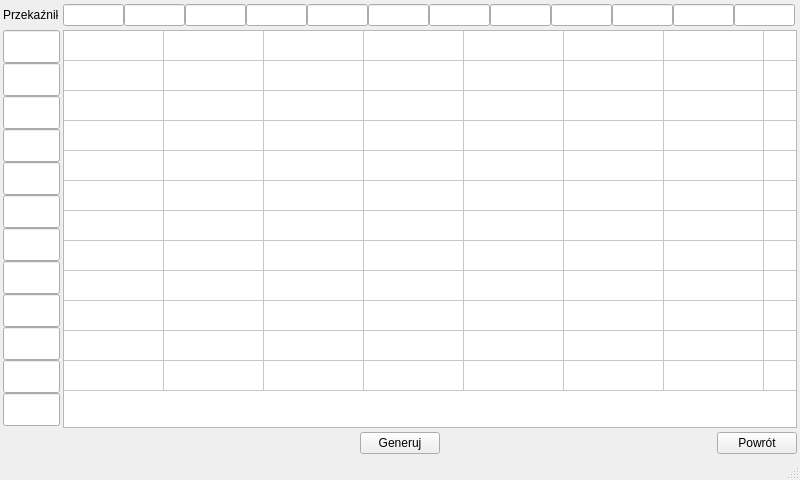
<?xml version="1.0" encoding="UTF-8"?>
<ui version="4.0">
 <class>GenerateConfiguration</class>
 <widget class="QMainWindow" name="GenerateConfiguration">
  <property name="geometry">
   <rect>
    <x>0</x>
    <y>0</y>
    <width>800</width>
    <height>480</height>
   </rect>
  </property>
  <property name="minimumSize">
   <size>
    <width>800</width>
    <height>480</height>
   </size>
  </property>
  <property name="maximumSize">
   <size>
    <width>800</width>
    <height>480</height>
   </size>
  </property>
  <property name="windowTitle">
   <string>MainWindow</string>
  </property>
  <widget class="QWidget" name="centralwidget">
   <layout class="QGridLayout" name="gridLayout">
    <property name="leftMargin">
     <number>3</number>
    </property>
    <property name="topMargin">
     <number>3</number>
    </property>
    <property name="rightMargin">
     <number>3</number>
    </property>
    <property name="bottomMargin">
     <number>0</number>
    </property>
    <property name="spacing">
     <number>3</number>
    </property>
    <item row="0" column="0">
     <widget class="QLabel" name="labelRelay">
      <property name="minimumSize">
       <size>
        <width>55</width>
        <height>21</height>
       </size>
      </property>
      <property name="maximumSize">
       <size>
        <width>55</width>
        <height>21</height>
       </size>
      </property>
      <property name="text">
       <string>Przekaźniki</string>
      </property>
     </widget>
    </item>
    <item row="1" column="1">
     <widget class="QTableWidget" name="tableWidget">
      <property name="minimumSize">
       <size>
        <width>734</width>
        <height>398</height>
       </size>
      </property>
      <property name="maximumSize">
       <size>
        <width>734</width>
        <height>398</height>
       </size>
      </property>
      <property name="verticalScrollBarPolicy">
       <enum>Qt::ScrollBarAlwaysOff</enum>
      </property>
      <property name="horizontalScrollBarPolicy">
       <enum>Qt::ScrollBarAlwaysOff</enum>
      </property>
      <property name="tabKeyNavigation">
       <bool>true</bool>
      </property>
      <property name="showGrid">
       <bool>true</bool>
      </property>
      <attribute name="horizontalHeaderVisible">
       <bool>false</bool>
      </attribute>
      <attribute name="verticalHeaderVisible">
       <bool>false</bool>
      </attribute>
      <row>
       <property name="text">
        <string>1</string>
       </property>
      </row>
      <row>
       <property name="text">
        <string>2</string>
       </property>
      </row>
      <row>
       <property name="text">
        <string>3</string>
       </property>
      </row>
      <row>
       <property name="text">
        <string>4</string>
       </property>
      </row>
      <row>
       <property name="text">
        <string>5</string>
       </property>
      </row>
      <row>
       <property name="text">
        <string>6</string>
       </property>
      </row>
      <row>
       <property name="text">
        <string>7</string>
       </property>
      </row>
      <row>
       <property name="text">
        <string>8</string>
       </property>
      </row>
      <row>
       <property name="text">
        <string>9</string>
       </property>
      </row>
      <row>
       <property name="text">
        <string>10</string>
       </property>
      </row>
      <row>
       <property name="text">
        <string>11</string>
       </property>
      </row>
      <row>
       <property name="text">
        <string>12</string>
       </property>
      </row>
      <column>
       <property name="text">
        <string>1</string>
       </property>
      </column>
      <column>
       <property name="text">
        <string>2</string>
       </property>
      </column>
      <column>
       <property name="text">
        <string>3</string>
       </property>
      </column>
      <column>
       <property name="text">
        <string>4</string>
       </property>
      </column>
      <column>
       <property name="text">
        <string>5</string>
       </property>
      </column>
      <column>
       <property name="text">
        <string>6</string>
       </property>
      </column>
      <column>
       <property name="text">
        <string>7</string>
       </property>
      </column>
      <column>
       <property name="text">
        <string>8</string>
       </property>
      </column>
      <column>
       <property name="text">
        <string>9</string>
       </property>
      </column>
      <column>
       <property name="text">
        <string>10</string>
       </property>
      </column>
      <column>
       <property name="text">
        <string>11</string>
       </property>
      </column>
      <column>
       <property name="text">
        <string>12</string>
       </property>
      </column>
      <item row="0" column="0">
       <property name="font">
        <font>
         <kerning>true</kerning>
        </font>
       </property>
      </item>
     </widget>
    </item>
    <item row="2" column="0" colspan="2">
     <layout class="QHBoxLayout" name="horizontalLayout_2">
      <item>
       <widget class="QLabel" name="labelSpace">
        <property name="minimumSize">
         <size>
          <width>80</width>
          <height>0</height>
         </size>
        </property>
        <property name="maximumSize">
         <size>
          <width>80</width>
          <height>16777215</height>
         </size>
        </property>
        <property name="text">
         <string/>
        </property>
       </widget>
      </item>
      <item>
       <spacer name="horizontalSpacer">
        <property name="orientation">
         <enum>Qt::Horizontal</enum>
        </property>
        <property name="sizeHint" stdset="0">
         <size>
          <width>40</width>
          <height>20</height>
         </size>
        </property>
       </spacer>
      </item>
      <item>
       <widget class="QPushButton" name="pushButtonGenerate">
        <property name="text">
         <string>Generuj</string>
        </property>
       </widget>
      </item>
      <item>
       <spacer name="horizontalSpacer_2">
        <property name="orientation">
         <enum>Qt::Horizontal</enum>
        </property>
        <property name="sizeHint" stdset="0">
         <size>
          <width>40</width>
          <height>20</height>
         </size>
        </property>
       </spacer>
      </item>
      <item>
       <widget class="QPushButton" name="pushButtonBack">
        <property name="text">
         <string>Powrót</string>
        </property>
       </widget>
      </item>
     </layout>
    </item>
    <item row="0" column="1">
     <layout class="QHBoxLayout" name="horizontalLayout">
      <property name="spacing">
       <number>0</number>
      </property>
      <item>
       <widget class="QLineEdit" name="line1">
        <property name="minimumSize">
         <size>
          <width>61</width>
          <height>0</height>
         </size>
        </property>
        <property name="maximumSize">
         <size>
          <width>61</width>
          <height>16777215</height>
         </size>
        </property>
        <property name="alignment">
         <set>Qt::AlignCenter</set>
        </property>
       </widget>
      </item>
      <item>
       <widget class="QLineEdit" name="line2">
        <property name="minimumSize">
         <size>
          <width>61</width>
          <height>0</height>
         </size>
        </property>
        <property name="maximumSize">
         <size>
          <width>61</width>
          <height>16777215</height>
         </size>
        </property>
        <property name="alignment">
         <set>Qt::AlignCenter</set>
        </property>
       </widget>
      </item>
      <item>
       <widget class="QLineEdit" name="line3">
        <property name="minimumSize">
         <size>
          <width>61</width>
          <height>0</height>
         </size>
        </property>
        <property name="maximumSize">
         <size>
          <width>61</width>
          <height>16777215</height>
         </size>
        </property>
        <property name="alignment">
         <set>Qt::AlignCenter</set>
        </property>
       </widget>
      </item>
      <item>
       <widget class="QLineEdit" name="line4">
        <property name="minimumSize">
         <size>
          <width>61</width>
          <height>0</height>
         </size>
        </property>
        <property name="maximumSize">
         <size>
          <width>61</width>
          <height>16777215</height>
         </size>
        </property>
        <property name="alignment">
         <set>Qt::AlignCenter</set>
        </property>
       </widget>
      </item>
      <item>
       <widget class="QLineEdit" name="line5">
        <property name="minimumSize">
         <size>
          <width>61</width>
          <height>0</height>
         </size>
        </property>
        <property name="maximumSize">
         <size>
          <width>61</width>
          <height>16777215</height>
         </size>
        </property>
        <property name="alignment">
         <set>Qt::AlignCenter</set>
        </property>
       </widget>
      </item>
      <item>
       <widget class="QLineEdit" name="line6">
        <property name="minimumSize">
         <size>
          <width>61</width>
          <height>0</height>
         </size>
        </property>
        <property name="maximumSize">
         <size>
          <width>61</width>
          <height>16777215</height>
         </size>
        </property>
        <property name="alignment">
         <set>Qt::AlignCenter</set>
        </property>
       </widget>
      </item>
      <item>
       <widget class="QLineEdit" name="line7">
        <property name="minimumSize">
         <size>
          <width>61</width>
          <height>0</height>
         </size>
        </property>
        <property name="maximumSize">
         <size>
          <width>61</width>
          <height>16777215</height>
         </size>
        </property>
        <property name="alignment">
         <set>Qt::AlignCenter</set>
        </property>
       </widget>
      </item>
      <item>
       <widget class="QLineEdit" name="line8">
        <property name="minimumSize">
         <size>
          <width>61</width>
          <height>0</height>
         </size>
        </property>
        <property name="maximumSize">
         <size>
          <width>61</width>
          <height>16777215</height>
         </size>
        </property>
        <property name="alignment">
         <set>Qt::AlignCenter</set>
        </property>
       </widget>
      </item>
      <item>
       <widget class="QLineEdit" name="line9">
        <property name="minimumSize">
         <size>
          <width>61</width>
          <height>0</height>
         </size>
        </property>
        <property name="maximumSize">
         <size>
          <width>61</width>
          <height>16777215</height>
         </size>
        </property>
        <property name="alignment">
         <set>Qt::AlignCenter</set>
        </property>
       </widget>
      </item>
      <item>
       <widget class="QLineEdit" name="line10">
        <property name="minimumSize">
         <size>
          <width>61</width>
          <height>0</height>
         </size>
        </property>
        <property name="maximumSize">
         <size>
          <width>61</width>
          <height>16777215</height>
         </size>
        </property>
        <property name="alignment">
         <set>Qt::AlignCenter</set>
        </property>
       </widget>
      </item>
      <item>
       <widget class="QLineEdit" name="line11">
        <property name="minimumSize">
         <size>
          <width>61</width>
          <height>0</height>
         </size>
        </property>
        <property name="maximumSize">
         <size>
          <width>61</width>
          <height>16777215</height>
         </size>
        </property>
        <property name="alignment">
         <set>Qt::AlignCenter</set>
        </property>
       </widget>
      </item>
      <item>
       <widget class="QLineEdit" name="line12">
        <property name="minimumSize">
         <size>
          <width>61</width>
          <height>0</height>
         </size>
        </property>
        <property name="maximumSize">
         <size>
          <width>61</width>
          <height>16777215</height>
         </size>
        </property>
        <property name="alignment">
         <set>Qt::AlignCenter</set>
        </property>
       </widget>
      </item>
     </layout>
    </item>
    <item row="1" column="0">
     <layout class="QVBoxLayout" name="verticalLayout">
      <property name="spacing">
       <number>0</number>
      </property>
      <item>
       <widget class="QLineEdit" name="line13">
        <property name="minimumSize">
         <size>
          <width>50</width>
          <height>33</height>
         </size>
        </property>
        <property name="maximumSize">
         <size>
          <width>80</width>
          <height>33</height>
         </size>
        </property>
        <property name="alignment">
         <set>Qt::AlignCenter</set>
        </property>
       </widget>
      </item>
      <item>
       <widget class="QLineEdit" name="line14">
        <property name="minimumSize">
         <size>
          <width>50</width>
          <height>33</height>
         </size>
        </property>
        <property name="maximumSize">
         <size>
          <width>80</width>
          <height>33</height>
         </size>
        </property>
        <property name="alignment">
         <set>Qt::AlignCenter</set>
        </property>
       </widget>
      </item>
      <item>
       <widget class="QLineEdit" name="line15">
        <property name="minimumSize">
         <size>
          <width>50</width>
          <height>33</height>
         </size>
        </property>
        <property name="maximumSize">
         <size>
          <width>80</width>
          <height>33</height>
         </size>
        </property>
        <property name="alignment">
         <set>Qt::AlignCenter</set>
        </property>
       </widget>
      </item>
      <item>
       <widget class="QLineEdit" name="line16">
        <property name="minimumSize">
         <size>
          <width>50</width>
          <height>33</height>
         </size>
        </property>
        <property name="maximumSize">
         <size>
          <width>80</width>
          <height>33</height>
         </size>
        </property>
        <property name="alignment">
         <set>Qt::AlignCenter</set>
        </property>
       </widget>
      </item>
      <item>
       <widget class="QLineEdit" name="line17">
        <property name="minimumSize">
         <size>
          <width>50</width>
          <height>33</height>
         </size>
        </property>
        <property name="maximumSize">
         <size>
          <width>80</width>
          <height>33</height>
         </size>
        </property>
        <property name="alignment">
         <set>Qt::AlignCenter</set>
        </property>
       </widget>
      </item>
      <item>
       <widget class="QLineEdit" name="line18">
        <property name="minimumSize">
         <size>
          <width>50</width>
          <height>33</height>
         </size>
        </property>
        <property name="maximumSize">
         <size>
          <width>80</width>
          <height>33</height>
         </size>
        </property>
        <property name="alignment">
         <set>Qt::AlignCenter</set>
        </property>
       </widget>
      </item>
      <item>
       <widget class="QLineEdit" name="line19">
        <property name="minimumSize">
         <size>
          <width>50</width>
          <height>33</height>
         </size>
        </property>
        <property name="maximumSize">
         <size>
          <width>80</width>
          <height>33</height>
         </size>
        </property>
        <property name="alignment">
         <set>Qt::AlignCenter</set>
        </property>
       </widget>
      </item>
      <item>
       <widget class="QLineEdit" name="line20">
        <property name="minimumSize">
         <size>
          <width>50</width>
          <height>33</height>
         </size>
        </property>
        <property name="maximumSize">
         <size>
          <width>80</width>
          <height>33</height>
         </size>
        </property>
        <property name="alignment">
         <set>Qt::AlignCenter</set>
        </property>
       </widget>
      </item>
      <item>
       <widget class="QLineEdit" name="line21">
        <property name="minimumSize">
         <size>
          <width>50</width>
          <height>33</height>
         </size>
        </property>
        <property name="maximumSize">
         <size>
          <width>80</width>
          <height>33</height>
         </size>
        </property>
        <property name="alignment">
         <set>Qt::AlignCenter</set>
        </property>
       </widget>
      </item>
      <item>
       <widget class="QLineEdit" name="line22">
        <property name="minimumSize">
         <size>
          <width>50</width>
          <height>33</height>
         </size>
        </property>
        <property name="maximumSize">
         <size>
          <width>80</width>
          <height>33</height>
         </size>
        </property>
        <property name="alignment">
         <set>Qt::AlignCenter</set>
        </property>
       </widget>
      </item>
      <item>
       <widget class="QLineEdit" name="line23">
        <property name="minimumSize">
         <size>
          <width>50</width>
          <height>33</height>
         </size>
        </property>
        <property name="maximumSize">
         <size>
          <width>80</width>
          <height>33</height>
         </size>
        </property>
        <property name="alignment">
         <set>Qt::AlignCenter</set>
        </property>
       </widget>
      </item>
      <item>
       <widget class="QLineEdit" name="line24">
        <property name="minimumSize">
         <size>
          <width>50</width>
          <height>33</height>
         </size>
        </property>
        <property name="maximumSize">
         <size>
          <width>80</width>
          <height>33</height>
         </size>
        </property>
        <property name="alignment">
         <set>Qt::AlignCenter</set>
        </property>
       </widget>
      </item>
     </layout>
    </item>
   </layout>
  </widget>
  <widget class="QStatusBar" name="statusbar"/>
 </widget>
 <resources/>
 <connections/>
</ui>
